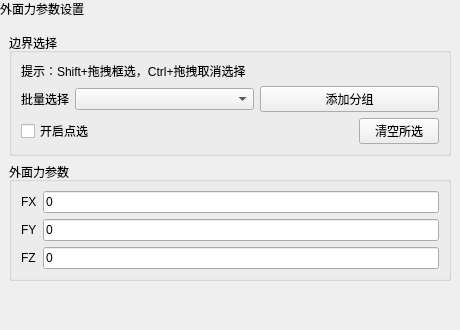
<?xml version='1.0' encoding='utf-8'?>
<ui version="4.0">
 <class>GeoStressOuterForcePage</class>
 <widget class="QWidget" name="GeoStressOuterForcePage">
  <property name="geometry">
   <rect>
    <x>0</x>
    <y>0</y>
    <width>460</width>
    <height>330</height>
   </rect>
  </property>
  <property name="windowTitle">
   <string>外立面</string>
  </property>
  <layout class="QVBoxLayout" name="mainLayout">
   <property name="leftMargin">
    <number>0</number>
   </property>
   <property name="topMargin">
    <number>0</number>
   </property>
   <property name="rightMargin">
    <number>0</number>
   </property>
   <property name="bottomMargin">
    <number>0</number>
   </property>
   <item>
    <widget class="QLabel" name="pageHeaderLabel">
     <property name="sizePolicy">
      <sizepolicy hsizetype="Preferred" vsizetype="Fixed">
       <horstretch>0</horstretch>
       <verstretch>0</verstretch>
      </sizepolicy>
     </property>
     <property name="text">
      <string>外面力参数设置</string>
     </property>
    </widget>
   </item>
   <item>
    <layout class="QVBoxLayout" name="contentLayout">
     <property name="leftMargin">
      <number>9</number>
     </property>
     <property name="topMargin">
      <number>9</number>
     </property>
     <property name="rightMargin">
      <number>9</number>
     </property>
     <property name="bottomMargin">
      <number>9</number>
     </property>
     <property name="spacing">
      <number>6</number>
     </property>
     <item>
      <widget class="QGroupBox" name="selectionGroup">
       <property name="title">
        <string>边界选择</string>
       </property>
       <layout class="QVBoxLayout" name="selectionLayout">
        <item>
         <widget class="QLabel" name="pickHintLabel">
          <property name="text">
           <string>提示：Shift+拖拽框选，Ctrl+拖拽取消选择</string>
          </property>
          <property name="wordWrap">
           <bool>false</bool>
          </property>
         </widget>
        </item>
        <item>
         <layout class="QHBoxLayout" name="groupRowLayout">
          <item>
           <widget class="QLabel" name="batchSelectLabel">
            <property name="sizePolicy">
             <sizepolicy hsizetype="Fixed" vsizetype="Preferred">
              <horstretch>0</horstretch>
              <verstretch>0</verstretch>
             </sizepolicy>
            </property>
            <property name="text">
             <string>批量选择</string>
            </property>
            <property name="wordWrap">
             <bool>false</bool>
            </property>
           </widget>
          </item>
          <item>
           <widget class="CustomComboBox" name="groupCombo">
            <property name="minimumSize">
             <size>
              <width>10</width>
              <height>0</height>
             </size>
            </property>
           </widget>
          </item>
          <item>
           <widget class="QPushButton" name="batchAddButton">
            <property name="text">
             <string>添加分组</string>
            </property>
           </widget>
          </item>
         </layout>
        </item>
        <item>
         <layout class="QHBoxLayout" name="actionRowLayout">
          <item>
           <widget class="QCheckBox" name="pickEnableCheckBox">
            <property name="text">
             <string>开启点选</string>
            </property>
           </widget>
          </item>
          <item>
           <spacer name="actionSpacer">
            <property name="orientation">
             <enum>Qt::Horizontal</enum>
            </property>
            <property name="sizeHint" stdset="0">
             <size>
              <width>40</width>
              <height>20</height>
             </size>
            </property>
           </spacer>
          </item>
          <item>
           <widget class="QPushButton" name="clearButton">
            <property name="text">
             <string>清空所选</string>
            </property>
           </widget>
          </item>
         </layout>
        </item>
       </layout>
      </widget>
     </item>
     <item>
      <widget class="QGroupBox" name="forceGroup">
       <property name="title">
        <string>外面力参数</string>
       </property>
       <layout class="QFormLayout" name="forceFormLayout">
        <item row="0" column="0">
         <widget class="QLabel" name="fxLabel">
          <property name="text">
           <string>FX</string>
          </property>
          <property name="wordWrap">
           <bool>false</bool>
          </property>
         </widget>
        </item>
        <item row="0" column="1">
         <widget class="QLineEdit" name="fxEdit">
          <property name="text">
           <string>0</string>
          </property>
          <property name="minimumSize">
           <size>
            <width>10</width>
            <height>0</height>
           </size>
          </property>
         </widget>
        </item>
        <item row="1" column="0">
         <widget class="QLabel" name="fyLabel">
          <property name="text">
           <string>FY</string>
          </property>
          <property name="wordWrap">
           <bool>false</bool>
          </property>
         </widget>
        </item>
        <item row="1" column="1">
         <widget class="QLineEdit" name="fyEdit">
          <property name="text">
           <string>0</string>
          </property>
          <property name="minimumSize">
           <size>
            <width>10</width>
            <height>0</height>
           </size>
          </property>
         </widget>
        </item>
        <item row="2" column="0">
         <widget class="QLabel" name="fzLabel">
          <property name="text">
           <string>FZ</string>
          </property>
          <property name="wordWrap">
           <bool>false</bool>
          </property>
         </widget>
        </item>
        <item row="2" column="1">
         <widget class="QLineEdit" name="fzEdit">
          <property name="text">
           <string>0</string>
          </property>
          <property name="minimumSize">
           <size>
            <width>10</width>
            <height>0</height>
           </size>
          </property>
         </widget>
        </item>
       </layout>
      </widget>
     </item>
     <item>
      <spacer name="verticalSpacer">
       <property name="orientation">
        <enum>Qt::Vertical</enum>
       </property>
       <property name="sizeHint" stdset="0">
        <size>
         <width>20</width>
         <height>40</height>
        </size>
       </property>
      </spacer>
     </item>
    </layout>
   </item>
  </layout>
 </widget>
 <customwidgets>
  <customwidget>
   <class>CustomComboBox</class>
   <extends>QComboBox</extends>
   <header>CustomComboBox.h</header>
  </customwidget>
 </customwidgets>
 <resources />
 <connections />
</ui>
